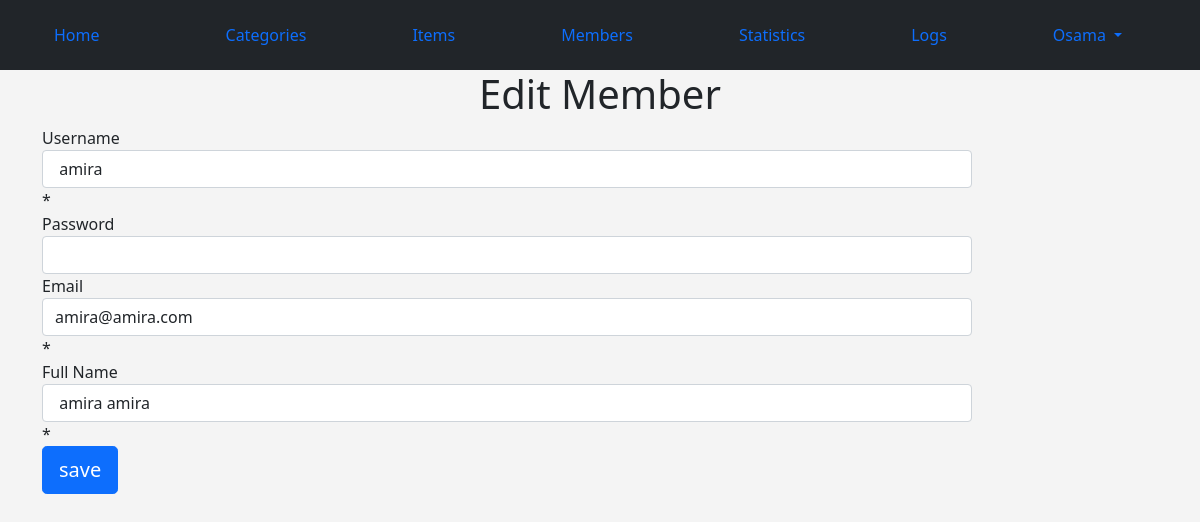
The page /admin-control/members.php?do=Edit&userid=15 (signed in) on the database its author committed.
### tables this page shows
CREATE TABLE `users` (
  `UserID` int NOT NULL COMMENT 'To identify user',
  `Username` varchar(255) NOT NULL COMMENT 'Username To Login',
  `Password` varchar(255) NOT NULL COMMENT 'Password To Login',
  `Email` varchar(255) NOT NULL,
  `FullName` varchar(255) NOT NULL,
  `GroupID` int NOT NULL DEFAULT '0' COMMENT 'identify User Group',
  `TrustStatus` int NOT NULL DEFAULT '0' COMMENT 'Seller Rank',
  `RegStatus` int NOT NULL DEFAULT '0' COMMENT 'User Approval',
  `Date` date DEFAULT NULL
);

### admin-control/members.php (the view, shortened to what this page needs)
<?php
 if (isset($_SESSION['Username'])){
            include 'init.php';
            $do = isset($_GET['do']) ? $_GET['do'] : 'Manage';
            if($do == 'Manage'){
               $query = '';
               if(isset($_GET['page']) && $_GET['page'] == 'pending'){
                    $query = 'AND RegStatus = 0';
               }
               $stmt = $con->prepare("SELECT * FROM users WHERE GroupID != 1 $query");
               $stmt ->execute();
               $rows =$stmt->fetchAll();
            ?>
                     <h1 class = "text-center  "> Manage members</h1>
                     <div class="container">
                                <div class="table-responsive">
                                      <table class=" main-table text-center  table table-bordered">
                                        <tr class="bg-secondary text-light">
                                             <td>#ID</td>
                                             <td>Username</td>
                                             <td>Email</td>
                                             <td>Full Name</td>
                                             <td>Registed Date</td>
                                             <td>Control</td>
                                        </tr>
                                        <?php
                                            foreach($rows as $row){
                                             echo "<tr>";
                                                  echo "<td>" . $row['UserID'] . "</td>";
                                                  echo "<td>" . $row['Username'] . "</td>";
                                                  echo "<td>" . $row['Email'] . "</td>";
                                                  echo "<td>" . $row['FullName'] . "</td>";
                                                  echo "<td>" . $row['Date'] . "</td>";
                                                  echo "<td>
                                                       <a href='members.php?do=Edit&userid= " .$row['UserID'] ." 'class='btn btn-success'><i class='fa fa-edit'></i>Edit</a>
                                                       <a href= 'members.php?do=Delete&userid= " .$row['UserID']. " 'class='btn btn-danger confirm'><i class='fa fa-close'></i>Delete</a>";
                                                       if($row['RegStatus'] == 0){
                                                             echo" <a href= 'members.php?do=Activate&userid= " .$row['UserID']. " 'class='btn btn-info activate '><i class='fa fa-close'></i>Activate</a>";
                                                       }
                                                   echo "</td>";
                                             echo "</tr>";
                                            }
                                        ?>
                                        <tr>
                                      </table>
                              </div>
                              <a href="members.php?do=Add" class ="btn btn-primary"> <i class ="fa fa-plus"></i>Add New Member</a>
                     </div>
      <?php
     } elseif ($do == 'Edit'){
                       $userid = isset($_GET['userid']) && is_numeric($_GET['userid']) ? intval($_GET['userid']) : 0 ;
                          $stmt = $con->prepare("SELECT * FROM `users` WHERE  `UserID` = ?  LIMIT 1 ");
                        $stmt->execute(array($userid));
                        $row = $stmt->fetch();
                       $count=$stmt->rowCount();
                       if($count > 0){ ?>
                    <h1 class = "text-center  "> Edit Member</h1>
                    <div class="container">
                          <form class="form-horizontal" action ="?do=update" method ="POST">
                                      <div class="form-group form-group-lg">
                                          <label class = "col-sm-2 control-label"> Username</label>
                                           <div class="col-sm-10">
                                               <input type="text" name="username" value = " <?php echo $row['Username']  ?> " class="form-control" autocomplete="off"  required = "required"/>
                                            </div>
                                       </div>
                                       <div class="form-group form-group-lg">
                                           <label class = "col-sm-2 control-label"> Password</label>
                                           <div class="col-sm-10">
                                                <input type="password" name="newpassword" class="form-control"  autocomplete="new-password"/>
                                           </div>
                                        </div>
                                        <div class="form-group form-group-lg">
                                            <label class = "col-sm-2 control-label"> Email</label>
                                            <div class="col-sm-10">
                                               <input type="email" name="email" value = " <?php echo $row['Email']  ?> " class="form-control"  required = "required"/>
                                            </div>
                                        </div>
                                        <div class="form-group form-group-lg">
                                            <label class = "col-sm-2 control-label"> Full Name</label>
                                            <div class="col-sm-10">
                                                   <input type="text" name="full" value = " <?php echo $row['FullName']  ?> " class="form-control"  required = "required"/>
                                            </div>
                                        </div>
                                         <div class="form-group form-group-lg">
                                              <div class=" col-sm-offset-2 col-sm-10">
                                                     <input type="submit" value="save" class="btn btn-primary btn-lg" />
                                               </div>
                                         </div>
                       </div>
            <?php
            }
                         else {
                              echo "<div class = 'container'>";
                                   $theMsg = '<div class = "alert alert-danger">Theres Is No Such ID </div>';
                                   redirectHome($theMsg ,);
                              echo "</div>";
                              }
          }
          include $tpl . 'footer.php';
     }else {
          header("Location: index.php");
    exit();
}

### admin-control/layout/css/backend.css (style rules this page uses)
body { background-color: #f4f4f4; font-size: 16px; }

### rows shown on the page
users: username "amira", email "amira@amira.com", full "amira amira"

### other values the page prints
lang ('HOME_ADMIN') "Home"
lang ('CATEGORIES') "Categories"
lang ('ITEMS') "Items"
lang ('MEMBERS') "Members"
lang ('STATISTICS') "Statistics"
lang ('LOGS') "Logs"
